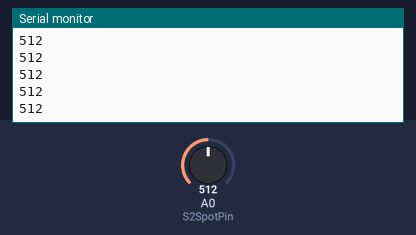
The sketch below on a simulated Arduino Uno, built with avr-gcc and run on an emulated ATmega328P. Parts: the last lines printed to the serial monitor. The test bench sets the inputs (shaded band); at power-on: A0 (S2SpotPin) = 512.

Above: at 1.2 s.
1.3 s: A0 (S2SpotPin) set to 716
At 1.31 s:
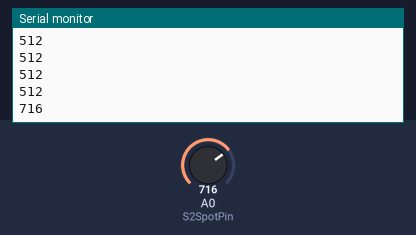
2.8 s: A0 (S2SpotPin) set to 900
At 2.81 s:
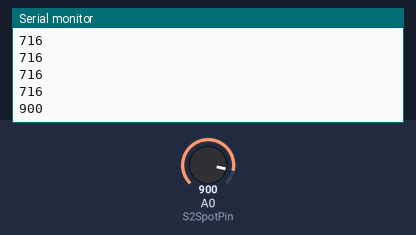
Timing chart, 0 to 5.8 s (numbered marks = the images above; inputs shaded):
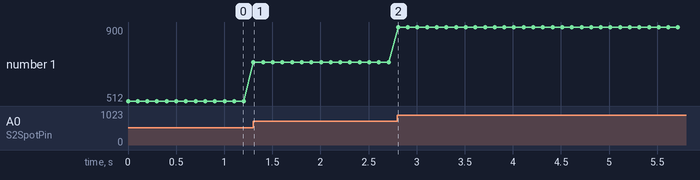

The sketch:

TestPot.ino
```cpp
#include <Arduino.h>

#define S2SpotPin A0

void setup() {
    Serial.begin(115200);
}

void loop() {
    Serial.println(analogRead(S2SpotPin));
    delay(100);
}
```

Measured:
- after the input at 1.3 s, the serial monitor: prints a new line at once (image 1)
- after the input at 2.8 s, the serial monitor: prints a new line at once (image 2)
- plotted number 1: 512 → 716 after the input at 1.3 s, 716 → 900 after the input at 2.8 s
